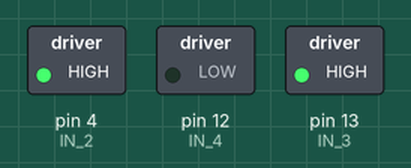
The sketch below on a simulated Arduino Uno, built with avr-gcc and run on an emulated ATmega328P. On the bench: switched loads named in the sketch (green lamp = pin HIGH). Pins used as bus, display or sensor lines are not drawn.

Above: at 1.0 s.
At 3.0 s:
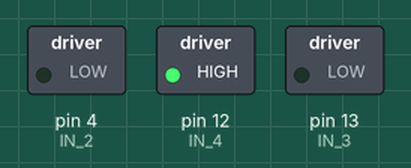
At 5.0 s:
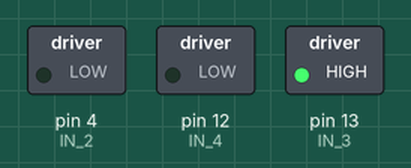
At 7.0 s:
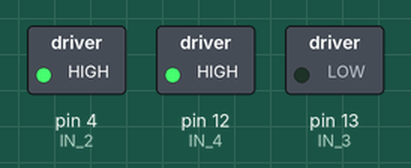
At 8.5 s:
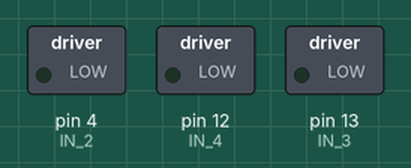
Timing chart, 0 to 11.7 s (numbered marks = the images above):
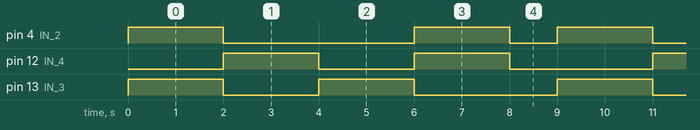

The sketch:

Motor.ino
```cpp
#define IN_1  0            // L9110S A-1A motors Left       GPIO0 (D8)
#define IN_2  4            // L9110S A-1B motors Left       GPIO4 (D4)
#define IN_3  13           // L9110S B-1A motors Right      GPIO13(D7)
#define IN_4  12           // L9110S B-2A motors Right      GPIO12(D6)

int speedCar =180;
//Function initialization
void setup()
{
  Serial.begin(115200);
  pinMode(IN_1, OUTPUT);
  pinMode(IN_2, OUTPUT);
  pinMode(IN_3, OUTPUT);
  pinMode(IN_4, OUTPUT);
}
//Principal function
void loop()
{
  Forward();            //Car forward
  delay(2000);
  Backward();           //Car back
  delay(2000);
  TurnLeft();           //Car turnleft
  delay(2000);
  TurnRight();          //Car turnright
  delay(2000);
  Stop();               //Car stop
  delay(1000);
}

void Forward(){
  digitalWrite(IN_1, LOW);
  analogWrite(IN_2, speedCar+10);//When the car cannot move straight forward or backward, the parameters can be modified to adjust it:
                                //speedCar+10 has increased the speed by 10 units compared to the original speed, so the car can be adjusted to the right.
  analogWrite(IN_3, speedCar);
  digitalWrite(IN_4, LOW);
}

void Backward(){
  analogWrite(IN_1, speedCar);
  digitalWrite(IN_2, LOW);
  digitalWrite(IN_3, LOW);
  analogWrite(IN_4, speedCar);
}

void TurnLeft(){
  analogWrite(IN_1, speedCar);
  digitalWrite(IN_2, LOW);
  analogWrite(IN_3, speedCar);
  digitalWrite(IN_4, LOW);
}

void TurnRight(){
  digitalWrite(IN_1, LOW);
  analogWrite(IN_2, speedCar);
  digitalWrite(IN_3, LOW);
  analogWrite(IN_4, speedCar);
}
void Stop()
{
  digitalWrite(IN_1, LOW);
  digitalWrite(IN_2, LOW);
  digitalWrite(IN_3, LOW);
  digitalWrite(IN_4, LOW);
}
```

Measured:
- by itself, pin 4 (IN_2): repeats every 9.0 s: LOW 4.0 s, HIGH 2.0 s, LOW 1.0 s, HIGH 2.0 s
- by itself, pin 12 (IN_4), pin 13 (IN_3): repeats every 9.0 s: LOW 2.0 s, HIGH 2.0 s, LOW 3.0 s, HIGH 2.0 s
- by itself, everything shown: repeats every 9.0 s, in 5 steps
